Frame 1 (no input): blank canvas, image omitted
Frame 60 (no input): blank canvas, image omitted
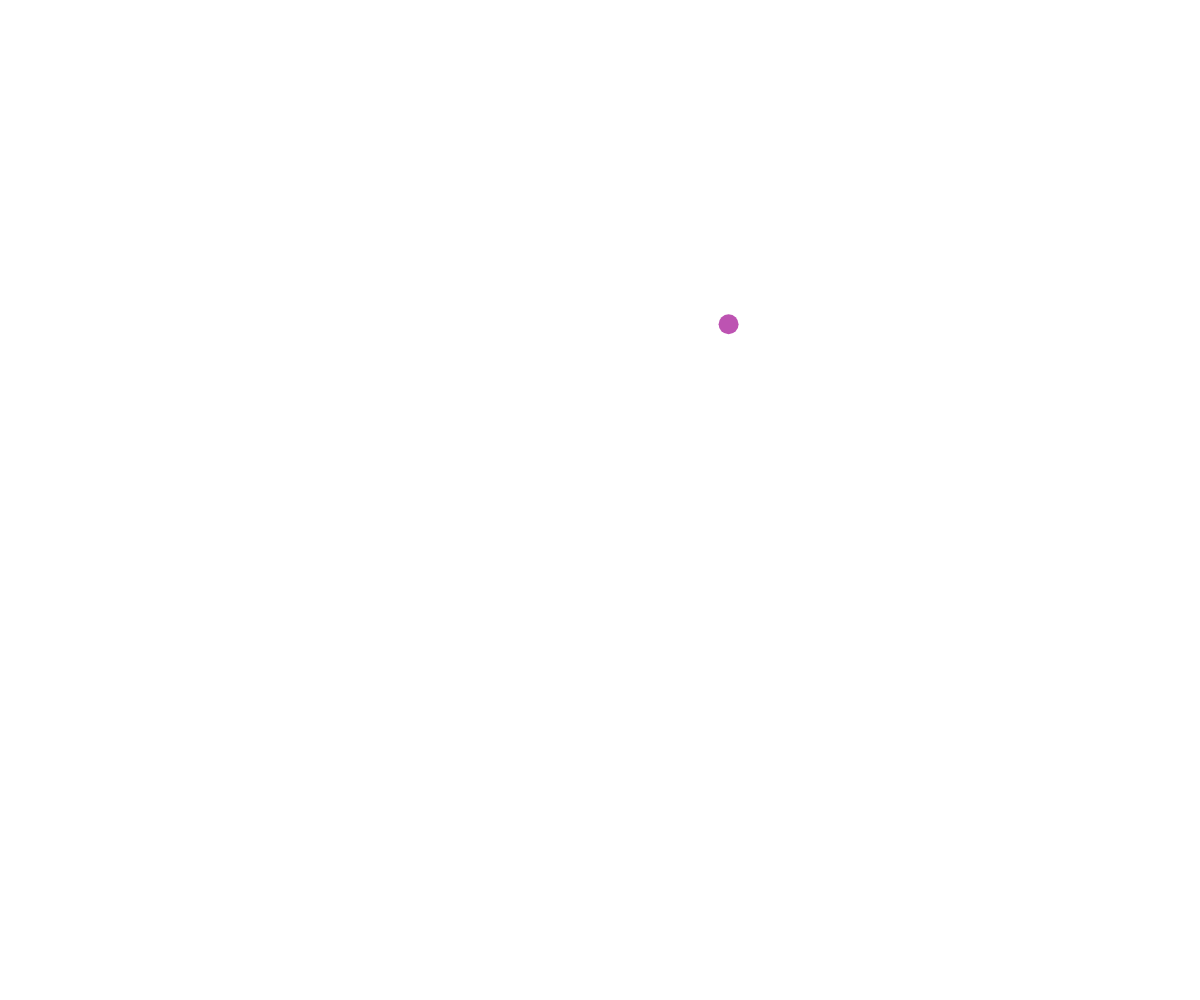
Frame 120 (the mouse pressed at the canvas centre since frame 60)

The p5.js sketch whose frames 1 and 60 were blank and that drew this single picture after the mouse press (run headless with seeded random() and noise() and a simulated clock; from frame 60 on, the mouse is pressed at the canvas centre):

// p5.js sketch
// ── sketch.js
/* Creative Coding
   Edel Prior
  November Week 9
   Notes
*/

//
let circles = [];
let bouncingCircles = [];

function setup() {
  createCanvas(windowWidth, windowHeight);
  background(255);
}

function draw() {
background(255);
  for(let i = 0; i < circles.length; i++) {
    circles[i].moveCircle(); // call each method #1 and #2
    circles[i].drawCircle();
  //  circles[i].checkEdges();
  }
  for(let i = 0; i < bouncingCircles.length; i++) {
    bouncingCircles[i].moveCircle(); // call each method #1 and #2
    bouncingCircles[i].drawCircle();
    bouncingCircles[i].checkEdges();
  }
}
// ---- Super Class ----
class Circle {
  constructor(x = 50, y = 50, r = 40, col = '#f00') {
    this.x = x;
    this.y = y;
    this.r = r;
    this.col = col;
    this.vx = random(-5,5);
    this.vy = random(-5,5);
}

// Method #1 of the Super
moveCircle() {

  this.x += this.vx;
  this.y += this.vy;
  }


// Method #2 of the Super
drawCircle() {
  fill(this.col);
  ellipse(this.x,this.y,this.r);
  noStroke();
};

}

// Bouncing Circle CHILD class

class bouncingCircle extends Circle {
  constructor(x = 50, y = 50, r = 20, col = '#bd53b2') {
  super(x, y, r, col);
  }


checkEdges() {
  if (this.x > width || this.x < 0 ) {
    this.vx = this.vx * -1;
    }

  if (this.y > height || this.y < 0 ) {
      this.vy = this.vy * -1;
      }
  }
}
function mousePressed() {
  if (mouseX < windowWidth / 2) {
  circles.push( new Circle(mouseX, mouseY));
}
else {

  bouncingCircles.push( new bouncingCircle(mouseX, mouseY));
}
}
